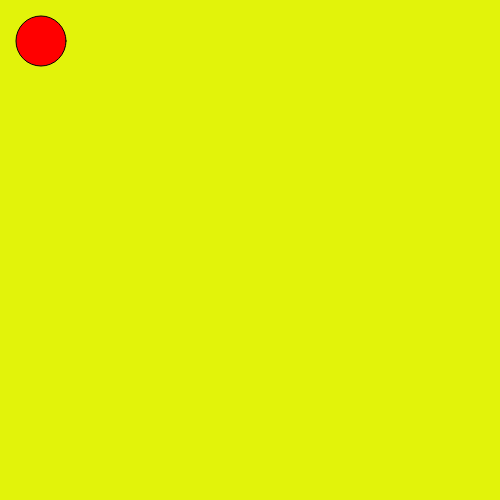
Frame 1 (no input)
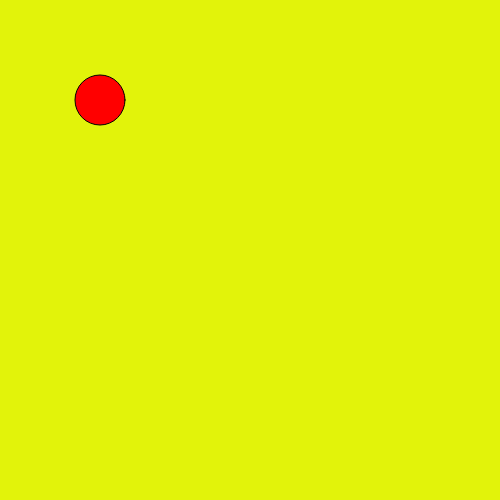
Frame 60 (no input)
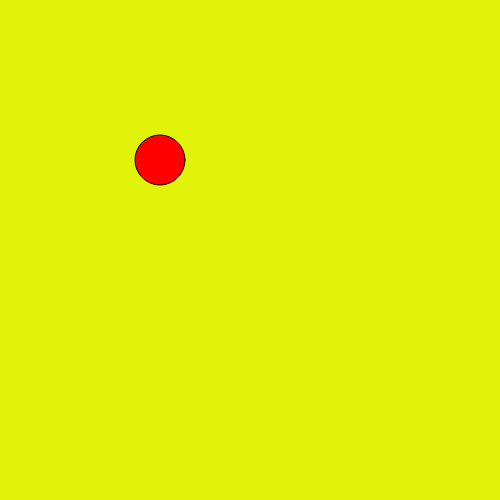
Frame 120 (the mouse pressed at the canvas centre since frame 60)

The p5.js sketch that drew these frames (run headless with seeded random() and noise() and a simulated clock; from frame 60 on, the mouse is pressed at the canvas centre):

// p5.js sketch
// ── sketch.js

function setup(){
    createCanvas(500,500);
    background(10);

}

var a = 40; //x 
var b = 40; //y
var c = 1;
var d = 1;
var p = 10;
var coloro = ["Red", "White", "Green", "Orange"];
var q = 0;
var backco0 = Math.random()*250;
var backco1 = Math.random()*250;
var backco2 = Math.random()*250;
function draw(){

createCanvas(500,500);
background(backco0, backco1, backco2);
fill(coloro[q]);
  a = a + c
  b = b + d
  ellipse(a, b, 50, 50);

  if (a >= 475){
      backco0 = Math.random()*250;
      backco1 = Math.random()*250;
      backco2 = Math.random()*250;
      q = 0;
      c = -1 * Math.round(Math.random() * p);
      //d = d * -1;
  }

  else if (b <= 25){
      //c = c * -1;
      backco0 = Math.random()*250;
      backco1 = Math.random()*250;
      backco2 = Math.random()*250;
      q = 1;
      d = Math.round(Math.random() * p);
  }

  else if (b >= 475){
      //c = c* -1;
      backco0 = Math.random()*250;
      backco1 = Math.random()*250;
      backco2 = Math.random()*250;
      q = 2;
      d = Math.round(Math.random()* p) * -1;

  }

  else if (a <= 25){
      backco0 = Math.random()*250;
      backco1 = Math.random()*250;
      backco2 = Math.random()*250;
      q = 3;
      c = Math.round(Math.random() * p);
      //d = d * -1
  }

}
